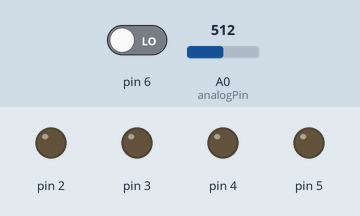
The sketch below on a simulated Arduino Uno, built with avr-gcc and run on an emulated ATmega328P. Parts: output pins drawn as LEDs (lit = HIGH). Dashed ring = blinking. Inputs (shaded band) come from the test bench; at power-on: pin 6 LOW, A0 (analogPin) = 512. What the sketch prints to the serial monitor is not drawn.

Above: at 1.2 s.
1.3 s: pin 6 driven HIGH
At 2.39 s:
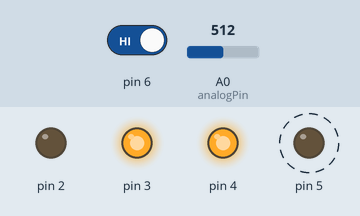
4.3 s: A0 (analogPin) set to 167
7.3 s: A0 (analogPin) set to 151
At 8.75 s:
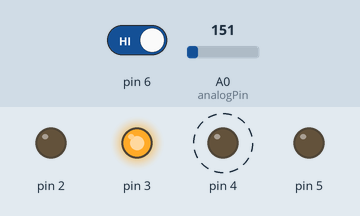
10.3 s: A0 (analogPin) set to 122
At 12.6 s:
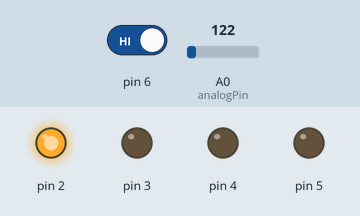
13.3 s: A0 (analogPin) set to 306
At 14.42 s:
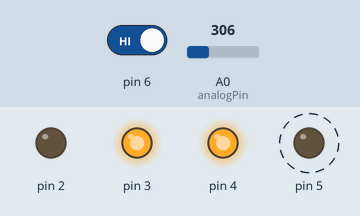
16.3 s: pin 6 driven LOW
At 16.9 s:
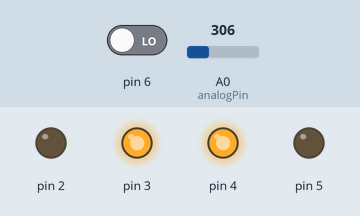
Timing chart, 0 to 18.8 s (numbered marks = the images above; inputs shaded):
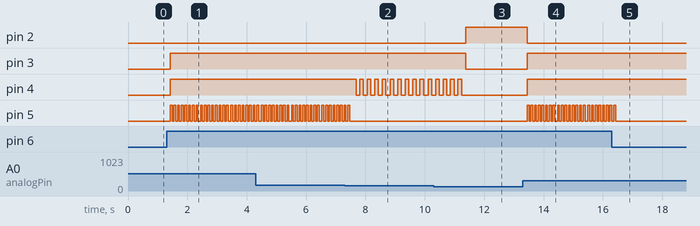

Measured:
- the behaviour switches between 152 and 151 on A0 (analogPin) (found by bisection; images 1 and 2)
- after the input at 1.3 s, pin 3, pin 4: LOW → HIGH after 0.12 s; pin 5: alternates HIGH for 0.06 s and LOW for 0.06 s, starting after 0.12 s
- after the input at 7.3 s, pin 4: alternates HIGH for 0.13 s and LOW for 0.13 s, starting after 0.38 s; pin 5: goes on until 7.5 s, then stays LOW
- after the input at 10.3 s, pin 2: LOW → HIGH after 1.1 s; pin 3: HIGH → LOW after 1.1 s; pin 4: goes on until 11.2 s, then stays LOW
- after the input at 13.3 s, pin 2: HIGH → LOW after 0.15 s; pin 3, pin 4: LOW → HIGH after 0.15 s; pin 5: alternates HIGH for 0.06 s and LOW for 0.06 s, starting after 0.15 s
- after the input at 16.3 s, pin 5: goes on until 16.4 s, then stays LOW

The sketch:

exercise3_2.ino
```cpp
//Declare the global constants for the analog pin number and the base temperature (at my grandma's house) in degrees celsius
const int analogPin = A0;
const float baseTemp = 20.0;
int switchState = 0;

//initialize the variables we need for this project
void setup() {
  //This command just sets up the connection between the arduino and the computer
  Serial.begin(9600);
  //a for loop that sets up the mode for every digital pin LED to be outputs and sets them to the off status
  for (int i = 2; i <= 6; i++) {
    if (i == 6) {
      pinMode(i, INPUT);
    }
    else {
      pinMode(i, OUTPUT);
      digitalWrite(i, LOW);
    }
  }
}

void loop() {
  //set a variable on the analog input from the temperature sensor
  int analogVal = analogRead(analogPin);
  switchState = digitalRead(6);
  //I initially did not split these commands up due to confusion about types. Will not make that mistake again!
  //displays the analog value from the temperature sensor
  Serial.print("Sensor Value: ");
  Serial.print(analogVal);
  //calculates the voltage on the temperature sensor on the breadboard
  float volt = 5.0 * analogVal/1024.0;
  //displays the above mentioned voltage
  Serial.print(", Voltage: ");
  Serial.print(volt);
  //calculates the temperature on the temperature sensor based on the applied voltage
  float temp = (volt - .5) * 100;
  //displays the temperature that the sensor "reads"
  Serial.print(", degrees C: ");
  Serial.println(temp);

  //if the temperature read by the sensor is less than the base temperature established above
  //then turn off all LEDs
  if (temp < baseTemp && switchState != LOW) {
    Serial.print("Brrr... you are ice cold!");
    digitalWrite(2, HIGH);
    digitalWrite(3, LOW);
    digitalWrite(4, LOW);
    digitalWrite(5, LOW);
    //if the temperature read by the sensor is greater than the ambient temperature but less than the temperature + 2 degrees
    //then turn on the first LED only.
  } else if (temp >= baseTemp && temp < baseTemp + 2.0 && switchState != LOW) {
    //for loop to make sure that the LED lights up twice per second when the temperature is in this range
    for (int i = 1; i < 3; i++) {
      Serial.print("You are slightly hotter than 'lukewarm'");
      digitalWrite(2, LOW);
      digitalWrite(3, HIGH);
      digitalWrite(4, LOW);
      digitalWrite(5, LOW);
      delay(250);
      digitalWrite(3, LOW);
      delay(250);
    }
    //if the temperature read by the sensor is greater than the ambient temperature + 2 degrees but less than the ambient
    //temperature + 4 degrees then turn on the first and second LEDs only.
  } else if (temp >= baseTemp + 2.0 && temp < baseTemp + 4.0 && switchState != LOW) {
    //for loop that iterates such that the second LED will light up four times per second that the temperature is in the desired range
    //the first LED stays lit the entire time
    for (int i = 0; i < 5; i++){
      Serial.print("You are so mildly warm its ridiculous.");
      digitalWrite(2, LOW);
      digitalWrite(3, HIGH);
      digitalWrite(4, HIGH);
      digitalWrite(5, LOW);
      delay(125);
      digitalWrite(4, LOW);
      delay(125);
    }
    //for all other temperature inputs (must be greater than the ambient temperature + 4 degrees celsius), turn on all LEDs because you are hot.
  } else if(temp >= baseTemp + 4.0 && switchState != LOW){
    //for loop that iterates such that the third LED will light up eight times per second that the temperature is in the desired range
    //the first and second LEDs stay lit the entire time
      for (int i = 1; i < 9; i++) {
        Serial.print("You are so hot, you're making me sweat!");
        digitalWrite(2, LOW);
        digitalWrite(3, HIGH);
        digitalWrite(4, HIGH);
        digitalWrite(5, HIGH);
        delay(62.5);
        digitalWrite(5, LOW);
        delay(62.5);
      }
  } else {
    Serial.print("You need to push the button to see how hot you are");
  }

  //repeat this loop every millisecond
  delay(1);
}
```
